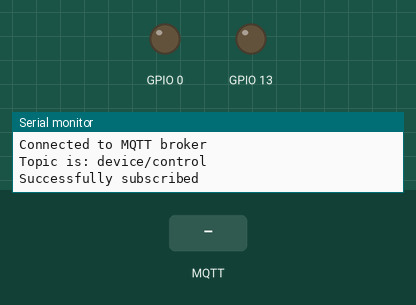
The sketch below on a simulated ESP8266 (NodeMCU). Parts: output pins drawn as LEDs (lit = HIGH), the last lines printed to the serial monitor. Inputs (shaded band) come from the test bench. WiFi joins after 1.5 s; servers stay silent unless stated; no MQTT or app messages arrive unless stated.

Above: at 1.4 s.
1.5 s: MQTT message "dev2-off" arrives on the first subscribed topic
At 2.0 s:
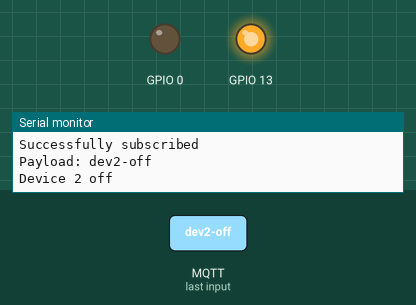
4.5 s: MQTT message "dev2-on" arrives on the first subscribed topic
At 5.5 s:
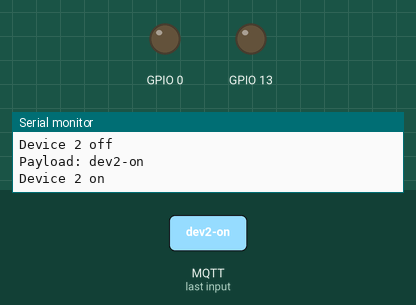
Timing chart, 0 to 7.5 s (numbered marks = the images above; inputs shaded):
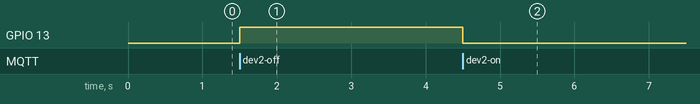

Measured:
- after the input at 1.5 s, GPIO 13: LOW → HIGH at once
- after the input at 4.5 s, GPIO 13: HIGH → LOW at once

The sketch:

CMRSSocket.ino
```cpp
/***Hardware - C - CMRSScoket.ino***/
#include <PubSubClient.h>

#include <ESP8266WiFi.h>
#include <WiFiClient.h>

// WiFi config
const char* ssid = "WiFi-SSID";
const char* password = "password";

// the topic path on the server
char* topic = (char*)"device/control";
char* topicPublish = (char*)"device/sensor";

// IoT broker server
const char *server = "soldier.cloudmqtt.com";

WiFiClient wifiClient;
PubSubClient client(wifiClient);
char message_buff[100];

// a callback function to interprete server messages
void callback(char *topic_w, byte *payload_w, unsigned int length_w){
  int i = 0;
  for(i=0; i<length_w; i++) {
    message_buff[i] = payload_w[i];
  }
  message_buff[i] = '\0';
  String msgString = String(message_buff);
  Serial.println("Payload: " + msgString);

  // power switch control for 6 sockets
  // socket - pin
  //      1 - 15
  //      2 - 13
  //      3 - 12
  //      4 - 14
  //      5 - 16
  //      6 - 10
  if(msgString == "dev1-on"){
    Serial.println("Device 1 on");
    digitalWrite(15, LOW);
  } else if(msgString == "dev1-off"){
    Serial.println("Device 1 off");
    digitalWrite(15, HIGH);
  } else if(msgString == "dev2-on"){
    Serial.println("Device 2 on");
    digitalWrite(13, LOW);
  } else if(msgString == "dev2-off"){
    Serial.println("Device 2 off");
    digitalWrite(13, HIGH);
  }else if(msgString == "dev3-on"){
    Serial.println("Device 3 on");
    digitalWrite(12, LOW);
  } else if(msgString == "dev3-off"){
    Serial.println("Device 3 off");
    digitalWrite(12, HIGH);
  }else if(msgString == "dev4-on"){
    Serial.println("Device 4 on");
    digitalWrite(14, LOW);
  } else if(msgString == "dev4-off"){
    Serial.println("Device 4 off");
    digitalWrite(14, HIGH);
  }else if(msgString == "dev5-on"){
    Serial.println("Device 5 on");
    digitalWrite(16, LOW);
  } else if(msgString == "dev5-off"){
    Serial.println("Device 5 off");
    digitalWrite(16, HIGH);
  } else if(msgString == "dev6-on"){
    Serial.println("Device 6 on");
    digitalWrite(10, LOW);
  } else if(msgString == "dev6-off"){
    Serial.println("Device 6 off");
    digitalWrite(10, HIGH);
  }
}

void setup() {

  pinMode(0, OUTPUT);
  pinMode(13, OUTPUT);
  Serial.begin(9600);
  delay(100);

  // connect to WiFi
  Serial.print("Connecting to WiFi: ");
  Serial.println(ssid);
  WiFi.begin(ssid, password);

  // for the port number, please refer to the Cloud MQTT settings
  client.setServer(server, 16891);
  client.setCallback(callback);

  Serial.print(ssid);
  Serial.println(" connected!");

  // Cloud MQTT credential
  char* clientID = "cmrs-esp8266";
  char* username = "username";
  char* password = "password";
  Serial.print("Connecting to ");
  Serial.print(server);
  Serial.print(" as ");
  Serial.println(clientID);

  // connect to the IoT broker server
  if (client.connect(clientID,username,password)) {
    Serial.println("Connected to MQTT broker");
    Serial.print("Topic is: ");
    Serial.println(topic);
    if (client.subscribe(topic)){
      Serial.println("Successfully subscribed");
    }
  }
  else {
    Serial.println("MQTT connect failed");
    Serial.println("Will reset and try again...");
    abort();
  }
}

void loop() {
  client.loop();
}


/*** References ***/
// https://github.com/vynci/esp8266-relay
// https://github.com/knolleary/pubsubclient
```
